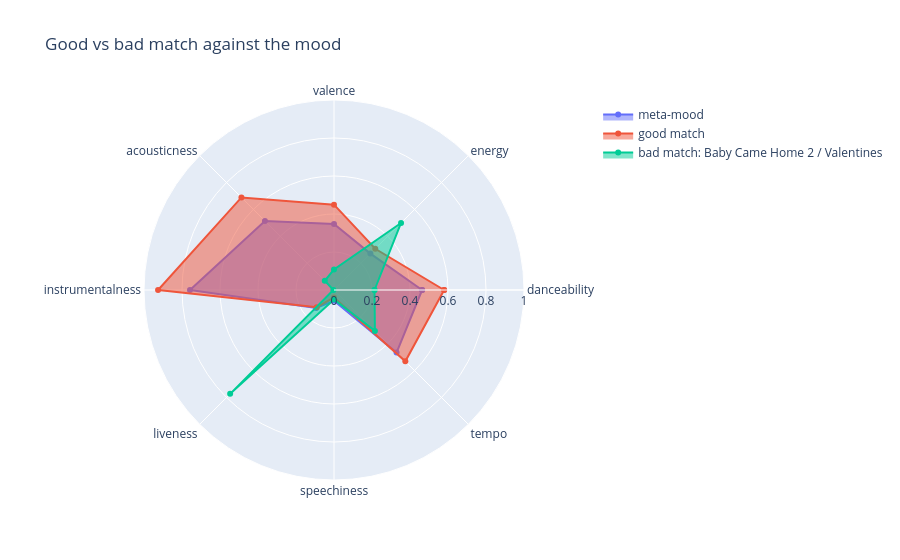

Notebook code cell kept with this figure:
### Markdown cell above
### Good match vs bad match

> To be sure the radar is really showing something, let me put the **best** match next to a **bad** one : a popular song that sits as far from the mood as possible.

### Code cell
from sklearn.metrics.pairwise import cosine_similarity

# find a popular song that is far from the mood, for contrast
popular = mt.songs[mt.songs.popularity > 70].copy()
popular["sim"] = cosine_similarity(mt.scaler.transform(popular[features]), mood.reshape(1, -1)).ravel()
worst = popular.sort_values("sim").iloc[0]

axes = features + [features[0]]
good = track_vector(recs.iloc[0]["track_id"])
bad = mt.scaler.transform(worst[features].values.reshape(1, -1))[0]

fig = go.Figure()
fig.add_trace(go.Scatterpolar(r=list(mood) + [mood[0]], theta=axes, fill="toself", name="meta-mood"))
fig.add_trace(go.Scatterpolar(r=list(good) + [good[0]], theta=axes, fill="toself", name="good match"))
fig.add_trace(go.Scatterpolar(r=list(bad) + [bad[0]], theta=axes, fill="toself", name=f"bad match: {worst['track_name']}"))
fig.update_layout(polar=dict(radialaxis=dict(range=[0, 1])), title="Good vs bad match against the mood")
fig

### Figure 1 — Plotly figure (JSON) as saved in the notebook; plotly's stock layout.template omitted (floating-point values rounded to 4 significant figures)
{"data": [{"fill": "toself", "name": "meta-mood", "r": [0.4637, 0.2709, 0.3479, 0.5141, 0.758, 0.1331, 0.05692, 0.4657, 0.4637], "theta": ["danceability", "energy", "valence", "acousticness", "instrumentalness", "liveness", "speechiness", "tempo", "danceability"], "type": "scatterpolar"}, {"fill": "toself", "name": "good match", "r": [0.5797, 0.307, 0.4492, 0.689, 0.926, 0.128, 0.03969, 0.531, 0.5797], "theta": ["danceability", "energy", "valence", "acousticness", "instrumentalness", "liveness", "speechiness", "tempo", "danceability"], "type": "scatterpolar"}, {"fill": "toself", "name": "bad match: Baby Came Home 2 / Valentines", "r": [0.2132, 0.499, 0.1085, 0.0687, 0.00315, 0.773, 0.05026, 0.3044, 0.2132], "theta": ["danceability", "energy", "valence", "acousticness", "instrumentalness", "liveness", "speechiness", "tempo", "danceability"], "type": "scatterpolar"}], "layout": {"polar": {"radialaxis": {"range": [0, 1]}}, "title": {"text": "Good vs bad match against the mood"}}}
